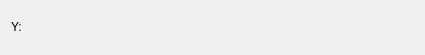
<?xml version="1.0" encoding="UTF-8"?>
<ui version="4.0">
 <class>CumulativeAverageConfig</class>
 <widget class="QWidget" name="CumulativeAverageConfig">
  <property name="geometry">
   <rect>
    <x>0</x>
    <y>0</y>
    <width>425</width>
    <height>55</height>
   </rect>
  </property>
  <property name="minimumSize">
   <size>
    <width>400</width>
    <height>0</height>
   </size>
  </property>
  <layout class="QGridLayout" name="gridLayout">
   <item row="0" column="1">
    <widget class="Kst::VectorSelector" name="_vector" native="true">
     <property name="sizePolicy">
      <sizepolicy hsizetype="Expanding" vsizetype="Preferred">
       <horstretch>0</horstretch>
       <verstretch>0</verstretch>
      </sizepolicy>
     </property>
    </widget>
   </item>
   <item row="0" column="0">
    <widget class="QLabel" name="label_3">
     <property name="sizePolicy">
      <sizepolicy hsizetype="Preferred" vsizetype="Fixed">
       <horstretch>0</horstretch>
       <verstretch>0</verstretch>
      </sizepolicy>
     </property>
     <property name="text">
      <string>Y: </string>
     </property>
     <property name="alignment">
      <set>Qt::AlignRight|Qt::AlignTrailing|Qt::AlignVCenter</set>
     </property>
     <property name="wordWrap">
      <bool>false</bool>
     </property>
    </widget>
   </item>
  </layout>
 </widget>
 <layoutdefault spacing="6" margin="11"/>
 <customwidgets>
  <customwidget>
   <class>Kst::VectorSelector</class>
   <extends>QWidget</extends>
   <header>vectorselector.h</header>
  </customwidget>
 </customwidgets>
 <resources/>
 <connections/>
</ui>
